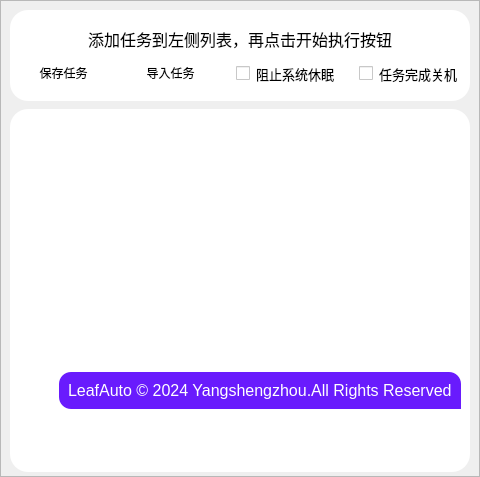
                    <widget class="QFrame" name="frame_34">
                     <property name="styleSheet">
                      <string notr="true"/>
                     </property>
                     <property name="frameShape">
                      <enum>QFrame::StyledPanel</enum>
                     </property>
                     <property name="frameShadow">
                      <enum>QFrame::Raised</enum>
                     </property>
                     <layout class="QVBoxLayout" name="verticalLayout_72" stretch="1,4">
                      <property name="spacing">
                       <number>8</number>
                      </property>
                      <property name="leftMargin">
                       <number>9</number>
                      </property>
                      <property name="topMargin">
                       <number>9</number>
                      </property>
                      <property name="rightMargin">
                       <number>9</number>
                      </property>
                      <property name="bottomMargin">
                       <number>4</number>
                      </property>
                      <item>
                       <widget class="QWidget" name="widget_64" native="true">
                        <property name="minimumSize">
                         <size>
                          <width>361</width>
                          <height>0</height>
                         </size>
                        </property>
                        <property name="maximumSize">
                         <size>
                          <width>176666</width>
                          <height>17666</height>
                         </size>
                        </property>
                        <property name="styleSheet">
                         <string notr="true">background-color: rgb(255, 255, 255);
border-radius:18px</string>
                        </property>
                        <layout class="QHBoxLayout" name="horizontalLayout_84">
                         <property name="spacing">
                          <number>0</number>
                         </property>
                         <property name="leftMargin">
                          <number>12</number>
                         </property>
                         <property name="topMargin">
                          <number>0</number>
                         </property>
                         <property name="rightMargin">
                          <number>12</number>
                         </property>
                         <property name="bottomMargin">
                          <number>0</number>
                         </property>
                         <item>
                          <layout class="QVBoxLayout" name="verticalLayout_73">
                           <property name="spacing">
                            <number>12</number>
                           </property>
                           <item>
                            <spacer name="verticalSpacer_7">
                             <property name="orientation">
                              <enum>Qt::Vertical</enum>
                             </property>
                             <property name="sizeHint" stdset="0">
                              <size>
                               <width>20</width>
                               <height>40</height>
                              </size>
                             </property>
                            </spacer>
                           </item>
                           <item>
                            <widget class="QLabel" name="label_113">
                             <property name="font">
                              <font>
                               <pointsize>12</pointsize>
                               <bold>true</bold>
                              </font>
                             </property>
                             <property name="text">
                              <string>&lt;html&gt;&lt;head/&gt;&lt;body&gt;&lt;p align=&quot;center&quot;&gt;&lt;span style=&quot; font-weight:400;&quot;&gt;添加任务到左侧列表，再点击开始执行按钮&lt;/span&gt;&lt;/p&gt;&lt;/body&gt;&lt;/html&gt;</string>
                             </property>
                            </widget>
                           </item>
                           <item>
                            <layout class="QHBoxLayout" name="horizontalLayout_26">
                             <property name="spacing">
                              <number>24</number>
                             </property>
                             <property name="leftMargin">
                              <number>0</number>
                             </property>
                             <property name="rightMargin">
                              <number>0</number>
                             </property>
                             <item>
                              <widget class="QPushButton" name="pushButton_save">
                               <property name="text">
                                <string>保存任务</string>
                               </property>
                               <property name="icon">
                                <iconset>
                                 <normaloff>:/buttom/img/buttom/16宫格_grid-sixteen.svg</normaloff>:/buttom/img/buttom/16宫格_grid-sixteen.svg</iconset>
                               </property>
                              </widget>
                             </item>
                             <item>
                              <widget class="QPushButton" name="pushButton_import">
                               <property name="text">
                                <string>导入任务</string>
                               </property>
                               <property name="icon">
                                <iconset>
                                 <normaloff>:/buttom/img/buttom/AirPods_airpods.svg</normaloff>:/buttom/img/buttom/AirPods_airpods.svg</iconset>
                               </property>
                              </widget>
                             </item>
                             <item alignment="Qt::AlignHCenter|Qt::AlignTop">
                              <widget class="QCheckBox" name="checkBox_stopSleep">
                               <property name="font">
                                <font>
                                 <pointsize>10</pointsize>
                                </font>
                               </property>
                               <property name="layoutDirection">
                                <enum>Qt::LeftToRight</enum>
                               </property>
                               <property name="text">
                                <string>阻止系统休眠</string>
                               </property>
                              </widget>
                             </item>
                             <item alignment="Qt::AlignHCenter|Qt::AlignTop">
                              <widget class="QCheckBox" name="checkBox_Shutdown">
                               <property name="font">
                                <font>
                                 <pointsize>10</pointsize>
                                </font>
                               </property>
                               <property name="layoutDirection">
                                <enum>Qt::LeftToRight</enum>
                               </property>
                               <property name="text">
                                <string>任务完成关机</string>
                               </property>
                              </widget>
                             </item>
                            </layout>
                           </item>
                           <item>
                            <spacer name="verticalSpacer_8">
                             <property name="orientation">
                              <enum>Qt::Vertical</enum>
                             </property>
                             <property name="sizeHint" stdset="0">
                              <size>
                               <width>20</width>
                               <height>40</height>
                              </size>
                             </property>
                            </spacer>
                           </item>
                          </layout>
                         </item>
                        </layout>
                       </widget>
                      </item>
                      <item>
                       <widget class="QFrame" name="frame_35">
                        <property name="styleSheet">
                         <string notr="true">QFrame{
background-color: rgb(255, 255, 255);
border:0px solid red;
border-radius:18px
}</string>
                        </property>
                        <property name="frameShape">
                         <enum>QFrame::StyledPanel</enum>
                        </property>
                        <property name="frameShadow">
                         <enum>QFrame::Raised</enum>
                        </property>
                        <layout class="QVBoxLayout" name="verticalLayout_74" stretch="0,0,0,0">
                         <property name="spacing">
                          <number>8</number>
                         </property>
                         <item>
                          <widget class="QFrame" name="frame_38">
                           <property name="frameShape">
                            <enum>QFrame::StyledPanel</enum>
                           </property>
                           <property name="frameShadow">
                            <enum>QFrame::Raised</enum>
                           </property>
                           <layout class="QVBoxLayout" name="verticalLayout_77">
                            <property name="spacing">
                             <number>0</number>
                            </property>
                            <property name="leftMargin">
                             <number>0</number>
                            </property>
                            <property name="topMargin">
                             <number>0</number>
                            </property>
                            <property name="rightMargin">
                             <number>0</number>
                            </property>
                            <property name="bottomMargin">
                             <number>0</number>
                            </property>
                           </layout>
                          </widget>
                         </item>
                         <item>
                          <widget class="QTextEdit" name="log_textEdit">
                           <property name="font">
                            <font>
                             <pointsize>12</pointsize>
                            </font>
                           </property>
                           <property name="cursor" stdset="0">
                            <cursorShape>IBeamCursor</cursorShape>
                           </property>
                           <property name="html">
                            <string>&lt;!DOCTYPE HTML PUBLIC &quot;-//W3C//DTD HTML 4.0//EN&quot; &quot;http://www.w3.org/TR/REC-html40/strict.dtd&quot;&gt;
&lt;html&gt;&lt;head&gt;&lt;meta name=&quot;qrichtext&quot; content=&quot;1&quot; /&gt;&lt;meta charset=&quot;utf-8&quot; /&gt;&lt;style type=&quot;text/css&quot;&gt;
p, li { white-space: pre-wrap; }
hr { height: 1px; border-width: 0; }
li.unchecked::marker { content: &quot;\2610&quot;; }
li.checked::marker { content: &quot;\2612&quot;; }
&lt;/style&gt;&lt;/head&gt;&lt;body style=&quot; font-family:'Microsoft YaHei UI'; font-size:12pt; font-weight:400; font-style:normal;&quot;&gt;
&lt;p align=&quot;justify&quot; style=&quot;-qt-paragraph-type:empty; margin-top:0px; margin-bottom:0px; margin-left:0px; margin-right:0px; -qt-block-indent:0; text-indent:0px;&quot;&gt;&lt;br /&gt;&lt;/p&gt;&lt;/body&gt;&lt;/html&gt;</string>
                           </property>
                          </widget>
                         </item>
                         <item>
                          <widget class="QFrame" name="log">
                           <property name="frameShape">
                            <enum>QFrame::StyledPanel</enum>
                           </property>
                           <property name="frameShadow">
                            <enum>QFrame::Raised</enum>
                           </property>
                           <layout class="QVBoxLayout" name="verticalLayout_78">
                            <property name="spacing">
                             <number>0</number>
                            </property>
                            <property name="leftMargin">
                             <number>0</number>
                            </property>
                            <property name="topMargin">
                             <number>0</number>
                            </property>
                            <property name="rightMargin">
                             <number>0</number>
                            </property>
                            <property name="bottomMargin">
                             <number>0</number>
                            </property>
                            <item>
                             <layout class="QHBoxLayout" name="horizontalLayout_89">
                              <item>
                               <spacer name="horizontalSpacer_16">
                                <property name="orientation">
                                 <enum>Qt::Horizontal</enum>
                                </property>
                                <property name="sizeHint" stdset="0">
                                 <size>
                                  <width>40</width>
                                  <height>20</height>
                                 </size>
                                </property>
                               </spacer>
                              </item>
                              <item>
                               <widget class="QFrame" name="frame_41">
                                <property name="styleSheet">
                                 <string notr="true">background-color: rgb(105, 27, 253);
color: rgb(255, 255, 255);
border-top-left-radius:12px;
border-top-right-radius:12px;
border-bottom-right-radius:0px;
border-bottom-left-radius:12px;</string>
                                </property>
                                <property name="frameShape">
                                 <enum>QFrame::StyledPanel</enum>
                                </property>
                                <property name="frameShadow">
                                 <enum>QFrame::Raised</enum>
                                </property>
                                <layout class="QHBoxLayout" name="horizontalLayout_90">
                                 <item>
                                  <layout class="QVBoxLayout" name="verticalLayout_79">
                                   <item>
                                    <widget class="QLabel" name="label_119">
                                     <property name="font">
                                      <font>
                                       <pointsize>12</pointsize>
                                      </font>
                                     </property>
                                     <property name="text">
                                      <string>LeafAuto © 2024 Yangshengzhou.All Rights Reserved</string>
                                     </property>
                                    </widget>
                                   </item>
                                  </layout>
                                 </item>
                                </layout>
                               </widget>
                              </item>
                             </layout>
                            </item>
                           </layout>
                          </widget>
                         </item>
                         <item>
                          <layout class="QHBoxLayout" name="horizontalLayout_95">
                           <property name="spacing">
                            <number>12</number>
                           </property>
                           <item>
                            <spacer name="horizontalSpacer_19">
                             <property name="orientation">
                              <enum>Qt::Horizontal</enum>
                             </property>
                             <property name="sizeHint" stdset="0">
                              <size>
                               <width>40</width>
                               <height>20</height>
                              </size>
                             </property>
                            </spacer>
                           </item>
                           <item>
                            <widget class="QPushButton" name="start_pushButton">
                             <property name="minimumSize">
                              <size>
                               <width>132</width>
                               <height>38</height>
                              </size>
                             </property>
                             <property name="font">
                              <font>
                               <pointsize>-1</pointsize>
                              </font>
                             </property>
                             <property name="styleSheet">
                              <string notr="true">QPushButton {  
    margin: 3px;  
    color: white;  
    background-color: qradialgradient(  
        cx: 0.5, cy: 0.5, radius: 0.5,  
        fx: 0.1, fy: 0.1,  
        stop: 0 rgb(100, 80, 200),  
        stop: 1 rgb(162, 129, 247)  
    );  
    border-radius: 18px;  
    padding: 8px 16px;  
    box-shadow: 0 4px 8px rgba(0, 0, 0, 0.1);  
    font-size: 16px;  
}  
  
QPushButton:hover {  
    background-color: qradialgradient(  
        cx: 0.5, cy: 0.5, radius: 0.5,  
        fx: 0.1, fy: 0.1,  
        stop: 0 rgb(120, 96, 224),  
        stop: 1 rgb(184, 153, 255)  
    );  
    box-shadow: 0 4px 12px rgba(0, 0, 0, 0.2);  
}  
  
QPushButton:pressed {  
    background-color: qradialgradient(  
        cx: 0.5, cy: 0.5, radius: 0.5,  
        fx: 0.1, fy: 0.1,  
        stop: 0 rgb(80, 64, 176),  
        stop: 1 rgb(144, 117, 223)  
    );  
    box-shadow: inset 0 4px 8px rgba(0, 0, 0, 0.1);  
}</string>
                             </property>
                             <property name="text">
                              <string>开始执行</string>
                             </property>
                            </widget>
                           </item>
                          </layout>
                         </item>
                        </layout>
                       </widget>
                      </item>
                     </layout>
                    </widget>
